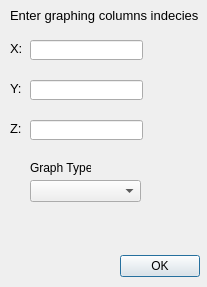
<?xml version="1.0" encoding="UTF-8"?>
<ui version="4.0">
 <class>GraphDialog</class>
 <widget class="QDialog" name="GraphDialog">
  <property name="geometry">
   <rect>
    <x>0</x>
    <y>0</y>
    <width>207</width>
    <height>287</height>
   </rect>
  </property>
  <property name="windowTitle">
   <string>Graph creation</string>
  </property>
  <widget class="QLineEdit" name="xLineEdit">
   <property name="geometry">
    <rect>
     <x>30</x>
     <y>40</y>
     <width>113</width>
     <height>20</height>
    </rect>
   </property>
  </widget>
  <widget class="QLabel" name="label">
   <property name="geometry">
    <rect>
     <x>10</x>
     <y>0</y>
     <width>241</width>
     <height>31</height>
    </rect>
   </property>
   <property name="font">
    <font>
     <pointsize>10</pointsize>
    </font>
   </property>
   <property name="text">
    <string>Enter graphing columns indecies</string>
   </property>
  </widget>
  <widget class="QLabel" name="label_2">
   <property name="geometry">
    <rect>
     <x>10</x>
     <y>40</y>
     <width>21</width>
     <height>16</height>
    </rect>
   </property>
   <property name="font">
    <font>
     <pointsize>10</pointsize>
    </font>
   </property>
   <property name="text">
    <string>X:</string>
   </property>
  </widget>
  <widget class="QLabel" name="label_3">
   <property name="geometry">
    <rect>
     <x>10</x>
     <y>80</y>
     <width>21</width>
     <height>16</height>
    </rect>
   </property>
   <property name="font">
    <font>
     <pointsize>10</pointsize>
    </font>
   </property>
   <property name="text">
    <string>Y:</string>
   </property>
  </widget>
  <widget class="QLineEdit" name="yLineEdit">
   <property name="geometry">
    <rect>
     <x>30</x>
     <y>80</y>
     <width>113</width>
     <height>20</height>
    </rect>
   </property>
  </widget>
  <widget class="QLabel" name="label_4">
   <property name="geometry">
    <rect>
     <x>10</x>
     <y>120</y>
     <width>21</width>
     <height>16</height>
    </rect>
   </property>
   <property name="font">
    <font>
     <pointsize>10</pointsize>
    </font>
   </property>
   <property name="text">
    <string>Z:</string>
   </property>
  </widget>
  <widget class="QLineEdit" name="zLineEdit">
   <property name="geometry">
    <rect>
     <x>30</x>
     <y>120</y>
     <width>113</width>
     <height>20</height>
    </rect>
   </property>
  </widget>
  <widget class="QDialogButtonBox" name="buttonBox">
   <property name="geometry">
    <rect>
     <x>0</x>
     <y>250</y>
     <width>200</width>
     <height>32</height>
    </rect>
   </property>
   <property name="orientation">
    <enum>Qt::Horizontal</enum>
   </property>
   <property name="standardButtons">
    <set>QDialogButtonBox::Ok</set>
   </property>
  </widget>
  <widget class="QComboBox" name="typeComboBox">
   <property name="geometry">
    <rect>
     <x>30</x>
     <y>180</y>
     <width>111</width>
     <height>22</height>
    </rect>
   </property>
   <property name="currentText">
    <string/>
   </property>
   <property name="placeholderText">
    <string>plot</string>
   </property>
  </widget>
  <widget class="QLabel" name="label_5">
   <property name="geometry">
    <rect>
     <x>30</x>
     <y>160</y>
     <width>61</width>
     <height>16</height>
    </rect>
   </property>
   <property name="text">
    <string>Graph Type</string>
   </property>
  </widget>
 </widget>
 <resources/>
 <connections/>
</ui>
